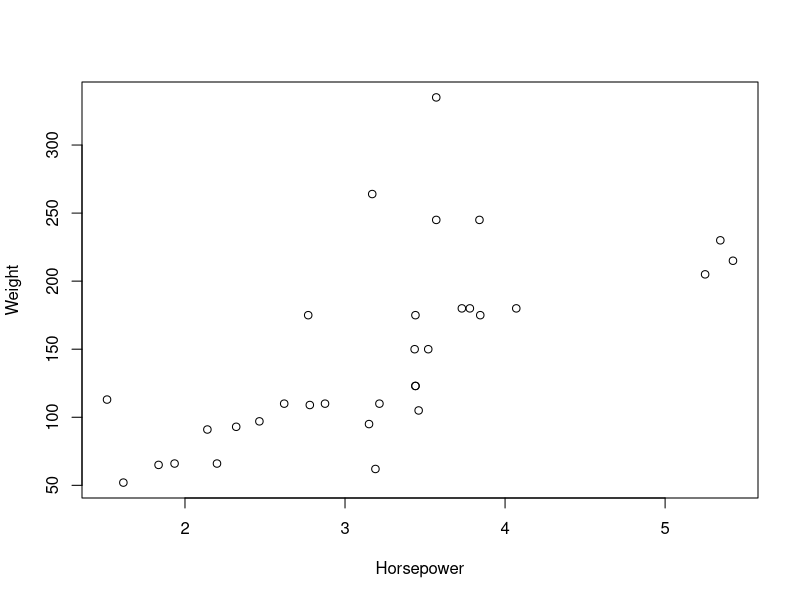
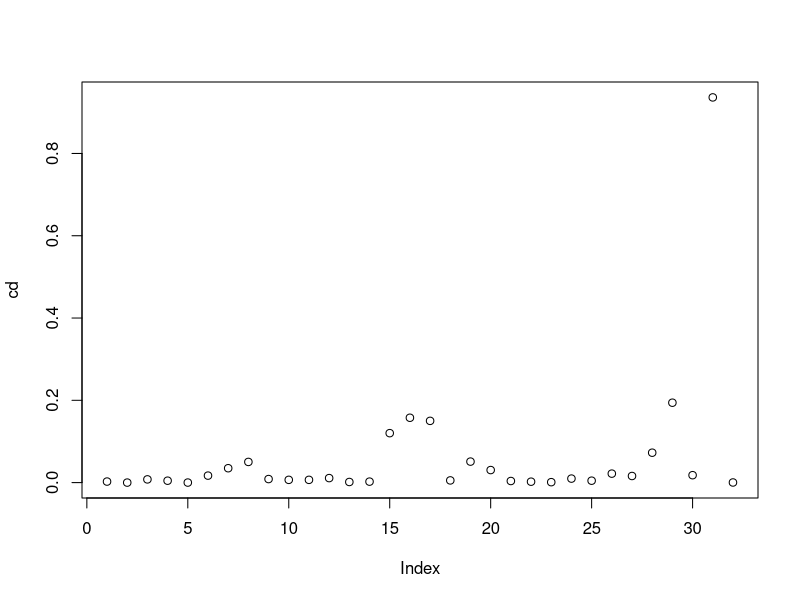

R code for these plots, in order: (Note: this script raises an error after producing the figures.)
## ---- chunk 1
plot(mtcars$wt, mtcars$hp, xlab="Horsepower", ylab="Weight")
## ---- chunk 2
mdl <- lm(wt~hp, data=mtcars)
cd <- cooks.distance(mdl)
plot(cd)
## ---- chunk 3
gdp <- read.csv("GDP.csv", header=T)
plot(gdp, main="United States Gross Domestic Product", ylab="$B")
## ---- chunk 4
gdp <- read.csv("GDP.csv", header=T)
library(ggplot2)
gdp$idx <- seq(1,nrow(gdp))
gdp$idx2 <- gdp$idx^2
gdp_mdl <- lm(GDP~idx2, data=gdp)
gdp$pred <- predict(gdp_mdl, new_data=gdp$idx2)
p <- ggplot() +
  geom_line(data=gdp, aes(x = idx, y = GDP), color = "blue") +
  geom_line(data=gdp, aes(x = idx, y = pred), color = "red")
p

